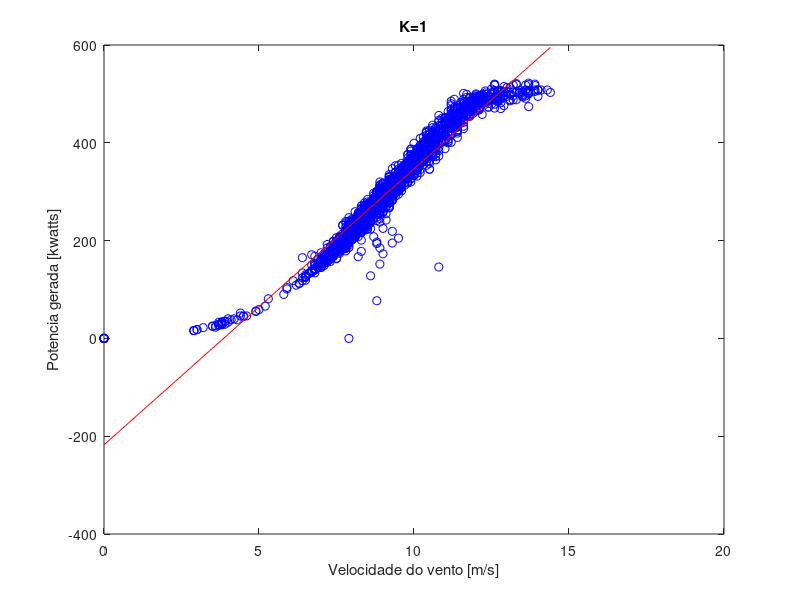

MATLAB code for this plot:
load aerogerador.dat
v=aerogerador(:,1);
P=aerogerador(:,2);

k=1;

figure; plot(v, P, 'bo');
title(sprintf("K=%d", k));
xlabel('Velocidade do vento [m/s]');
ylabel('Potencia gerada [kwatts]');

disp("Waiting...");
pause(2);



B = polyfit(v, P, k);
y = P;
ypred=polyval(B,v);
erro=y-ypred;
SEQ = sum(erro.^2);

ymed=mean(y);
Syy=sum((y-ymed).^2);

R2 = 1 - (SEQ/Syy);
disp("R2 is: "); disp(R2);

SEQdiv = SEQ/(length(v) - (k+1));
Syydiv = Syy/(length(v) - 1);
R2adj = 1 - (SEQdiv/Syydiv);
disp("R2adj is: "); disp(R2adj);

AIC = (length(v)*log(SEQ))+2*k;
disp("AIC is: "); disp(AIC);

vv=min(v):0.1:max(v);
vv=vv';

ypred2=polyval(B,vv);

hold on; plot(vv, ypred2, 'r-'); hold off;




